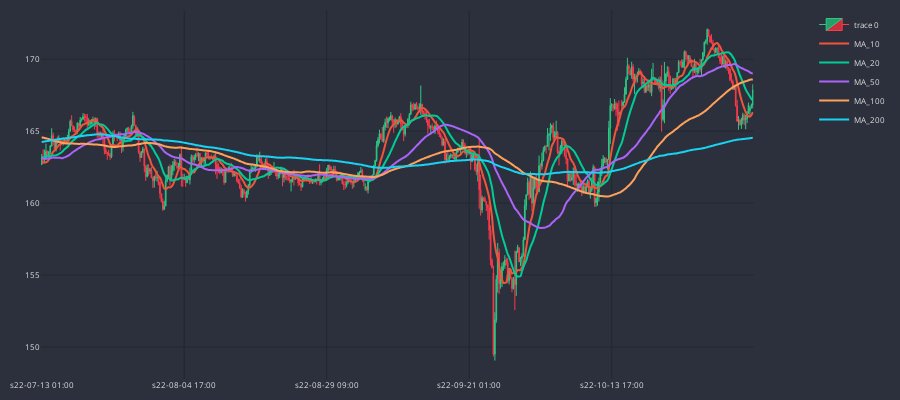

This figure's notebook cell:
### Code cell
cp.show_plot(line_traces=traces)

### Figure 1 — Plotly figure (JSON) as saved in the notebook; plotly's stock layout.template omitted (floating-point values rounded to 4 significant figures; data arrays with more than 128 entries replaced by an {"elided": "..."} marker saying what was removed)
{"data": [{"close": {"elided": "500 float values"}, "decreasing": {"fillcolor": "#CC2E3C", "line": {"color": "#FF3A4C"}}, "high": {"elided": "500 float values"}, "increasing": {"fillcolor": "#24A06B", "line": {"color": "#2EC886"}}, "line": {"width": 1}, "low": {"elided": "500 float values"}, "opacity": 1, "open": {"elided": "500 float values"}, "type": "candlestick", "x": {"elided": "500 str values"}}, {"line": {"shape": "spline", "width": 2}, "name": "MA_10", "type": "scatter", "x": {"elided": "500 str values"}, "xaxis": "x", "y": {"elided": "500 float values"}, "yaxis": "y"}, {"line": {"shape": "spline", "width": 2}, "name": "MA_20", "type": "scatter", "x": {"elided": "500 str values"}, "xaxis": "x", "y": {"elided": "500 float values"}, "yaxis": "y"}, {"line": {"shape": "spline", "width": 2}, "name": "MA_50", "type": "scatter", "x": {"elided": "500 str values"}, "xaxis": "x", "y": {"elided": "500 float values"}, "yaxis": "y"}, {"line": {"shape": "spline", "width": 2}, "name": "MA_100", "type": "scatter", "x": {"elided": "500 str values"}, "xaxis": "x", "y": {"elided": "500 float values"}, "yaxis": "y"}, {"line": {"shape": "spline", "width": 2}, "name": "MA_200", "type": "scatter", "x": {"elided": "500 str values"}, "xaxis": "x", "y": {"elided": "500 float values"}, "yaxis": "y"}], "layout": {"font": {"color": "#e1e1e1", "size": 8}, "height": 400, "margin": {"b": 10, "l": 10, "r": 10, "t": 10}, "paper_bgcolor": "#2c303c", "plot_bgcolor": "#2c303c", "width": 900, "xaxis": {"anchor": "y", "domain": [0, 0.94], "gridcolor": "#1f292f", "nticks": 5, "rangeslider": {"visible": false}}, "yaxis": {"anchor": "x", "domain": [0, 1], "gridcolor": "#1f292f"}, "yaxis2": {"anchor": "x", "gridcolor": "#1f292f", "overlaying": "y", "side": "right"}}}
